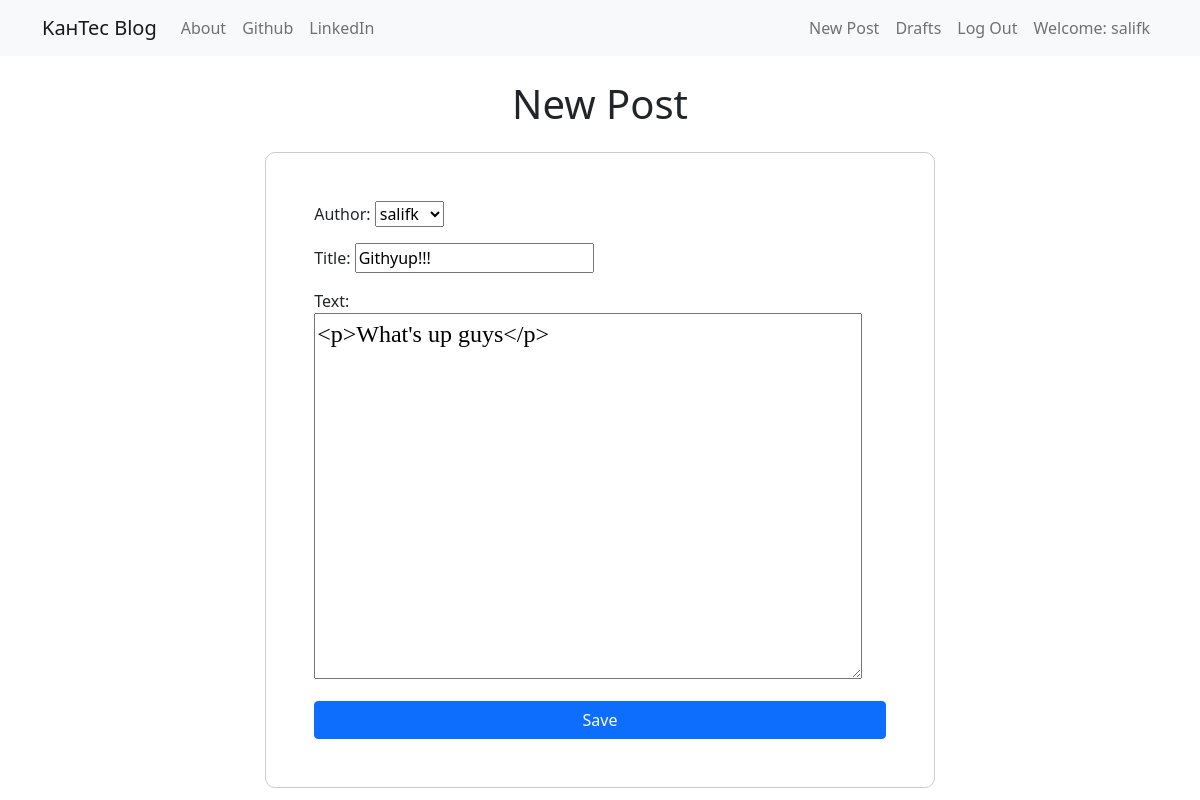
The page /post/5/edit (signed in) on the database its author committed.
### blog/models.py (models this page shows, shortened)
class Post(models.Model):
    author = models.ForeignKey('auth.User', on_delete=models.CASCADE)
    title = models.CharField(max_length=200)
    text = models.TextField()
    create_delete = models.DateTimeField(default=timezone.now)
    published_date = models.DateField(blank=True, null=True);

### blog/views.py (the view)
# urls.py: path('post/<int:pk>/edit', views.PostUpdateView.as_view(), name='post_edit'),
class PostUpdateView(LoginRequiredMixin,UpdateView):
    login_url = '/login/'
    redirect_field_name = 'blog/post_detail.html'
    form_class = PostForm
    model = Post

### blog/forms.py
class PostForm(forms.ModelForm):
    class Meta():
        model = Post
        fields = ('author', 'title', 'text');
        widgets = {
            'title': forms.TextInput(attrs={'class': 'textinputclasss'}),
            'text': forms.Textarea(attrs={'class': 'editable medium-editor-textarea postcontent'}),
        }

### blog/templates/blog/post_form.html (shortened to what this page needs)
{% extends "blog/base.html" %}
{% block content %}
    <h1 class="text-center my-4">New Post</h1>
    <div class="d-flex justify-content-center ">
        <div class="card centered-form">
            <div class="card-body">
                <form class="post-form" method="post">
                    {{ form.as_p }}
                    <button type="submit" class="save btn btn-primary w-100">Save</button>
                </form>
            </div>
        </div>
    </div>
{% endblock %}

### blog/templates/blog/base.html (shortened to what this page needs)
<!DOCTYPE html>
<html lang="en">
<head>
    {% load static %}
    <link href="https://cdn.jsdelivr.net/npm/bootstrap@5.0.2/dist/css/bootstrap.min.css" rel="stylesheet">
    <link rel="stylesheet" href="//cdn.jsdelivr.net/npm/medium-editor@latest/dist/css/medium-editor.min.css" type="text/css" media="screen" charset="utf-8">
    <link rel="stylesheet" href="{% static 'css/blog.css' %}">
</head>
<body>
<nav class="navbar navbar-expand-md navbar-light bg-light">
    <div class="container">
        <a class="navbar-brand" href="{% url 'post_list' %}">KaнTec Blog</a>
        <div class="collapse navbar-collapse" id="navbarNav">
            <ul class="navbar-nav">
                <li class="nav-item">
                    <a class="nav-link" href="{% url 'about' %}">About</a>
                </li>
                <li class="nav-item">
                    <a class="nav-link" href="#">Github</a>
                </li>
                <li class="nav-item">
                    <a class="nav-link" href="#">LinkedIn</a>
                </li>
            </ul>
            <ul class="navbar-nav ms-auto">
                {% if user.is_authenticated %}
                    <li class="nav-item">
                        <a class="nav-link" href="{% url 'post_new' %}">New Post</a>
                    </li>
                    <li class="nav-item">
                        <a class="nav-link" href="{% url 'post_draft_list' %}">Drafts</a>
                    </li>
                    <li class="nav-item">
                        <a class="nav-link" href="{% url 'logout' %}">Log Out</a>
                    </li>
                    <li class="nav-item">
                        <a class="nav-link" href="#">Welcome: {{ user.username }}</a>
                    </li>
                {% else %}
                    <li class="nav-item">
                        <a class="nav-link" href="{% url 'login' %}"><i class="bi bi-person"></i> Login</a>
                    </li>
                {% endif %}
            </ul>
        </div>
    </div>
</nav>
<div class="container mt-4">
    <div class="blog_posts">
        {% block content %}
        {% endblock %}
    </div>
</div>
</body>
</html>

### blog/static/css/blog.css (style rules this page uses)
.postcontent { font-family: "Montserrat"; font-size: 1.5rem; }
.centered-form { padding: 2rem; border: 1px solid #ccc; border-radius: 10px; width: 60%; max-width: 800px; margin: auto; padding-right: auto; }

### rows shown on the page
Post: author "salifk", title "Githyup!!!", text "<p>What's up guys</p>"

### other values the page prints
{{ user.username }} "salifk"
